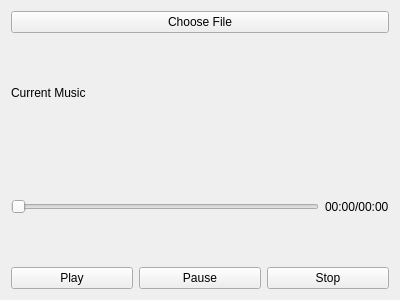
<?xml version="1.0" encoding="UTF-8"?>
<ui version="4.0">
 <class>QMediaPlayerTest</class>
 <widget class="QMainWindow" name="QMediaPlayerTest">
  <property name="geometry">
   <rect>
    <x>0</x>
    <y>0</y>
    <width>400</width>
    <height>300</height>
   </rect>
  </property>
  <property name="windowTitle">
   <string>QMediaPlayerTest</string>
  </property>
  <widget class="QWidget" name="centralWidget">
   <layout class="QVBoxLayout" name="verticalLayout">
    <item>
     <widget class="QPushButton" name="pushButtonChooseFile">
      <property name="text">
       <string>Choose File</string>
      </property>
     </widget>
    </item>
    <item>
     <widget class="QLabel" name="labelFileName">
      <property name="text">
       <string>Current Music</string>
      </property>
     </widget>
    </item>
    <item>
     <layout class="QHBoxLayout" name="horizontalLayout_2">
      <item>
       <widget class="QSlider" name="horizontalSliderPosition">
        <property name="orientation">
         <enum>Qt::Horizontal</enum>
        </property>
       </widget>
      </item>
      <item>
       <widget class="QLabel" name="labelDuration">
        <property name="text">
         <string>00:00/00:00</string>
        </property>
       </widget>
      </item>
     </layout>
    </item>
    <item>
     <layout class="QHBoxLayout" name="horizontalLayout">
      <item>
       <widget class="QPushButton" name="pushButtonPlay">
        <property name="text">
         <string>Play</string>
        </property>
       </widget>
      </item>
      <item>
       <widget class="QPushButton" name="pushButtonPause">
        <property name="text">
         <string>Pause</string>
        </property>
       </widget>
      </item>
      <item>
       <widget class="QPushButton" name="pushButtonStop">
        <property name="text">
         <string>Stop</string>
        </property>
       </widget>
      </item>
     </layout>
    </item>
   </layout>
  </widget>
 </widget>
 <layoutdefault spacing="6" margin="11"/>
 <resources/>
 <connections/>
</ui>
